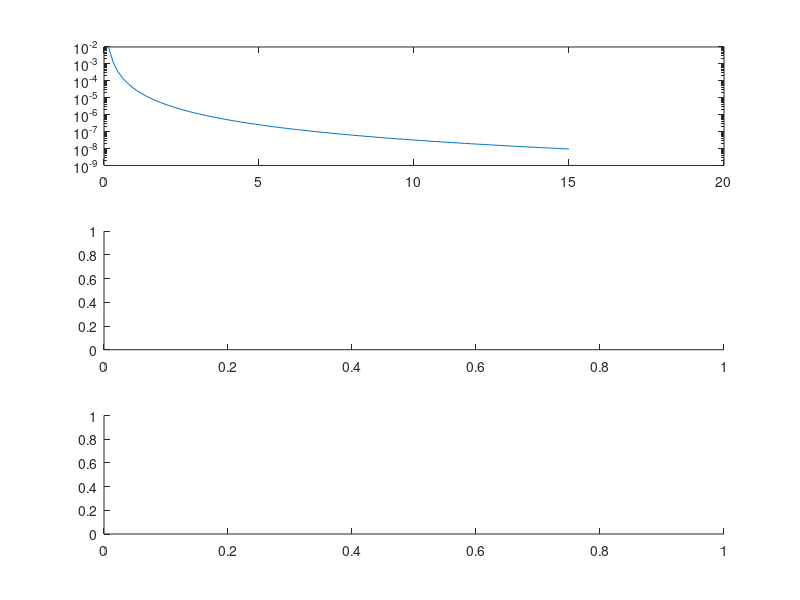

Write the MATLAB code that produced this figure. (Note: this script raises an error after producing the figure.)
%%
mu0 = 1.2566e-06;
M = 8.22e22; % A m^2
RE = 6.3712e+03; % km
h = 150;

r0 = RE;
th0 = 90-60; % at field line crossing Earth's surface, from lat to colat
r1 = RE + h;
th2 = 90; % at equatorial plan

% We have r1 = Re+h, th2=90 deg, we need to get th1, r2 

th1 = asind(sqrt((RE+h)/4/RE)*sind(th0));
%th1 = 30; % trying to see if assuming th2 = th0 changes anything?
r2 = r0*sind(th2)^2/sind(th0)^2;


f_B = @(r,th) mu0*M/(4*pi*r^3)*sqrt(1+3*cosd(th)^2);
f_Bth = @(th) mu0*M/(4*pi*(4*RE)^3)*sqrt(1+3*cosd(th)^2)/sind(th)^6;

B1 = f_B(r1,th1);
B2 = f_B(r2,th2);

pa1 = 90; % mirroring

pa2 = asind(sqrt(B2/B1)*sind(pa1));

B2B1 = (sqrt(1+3*cosd(th2))/sind(th2)^6)/(sqrt(1+3*cosd(th1))/sind(th1)^6);
B2B1_th90 = (sqrt(1+3*0)/1^6)/(sqrt(1+3*cosd(th1))/sind(th1)^6);

pa2 = asind(sqrt(B2B1_th90));

%% c
h = 100; % km
th0 = 90-[15 30 45 60 70];
th0 = 90-60;
th1 = asind(sqrt((RE+h)/RE)*sind(th0));

B2B1 = sind(th1).^6./sqrt(1+3*cosd(th1).^2);
pa2 = asind(sqrt(B2B1));

pa2_rad = pa2*pi/180;
losscone_solidangle = (1-cos(pa2_rad))*2*pi; 


%% Plasma pause radius
mu0 = 1.2566e-06;
RE = 6.3712e+06; % m
M = 8.22e22; % A m^2
wE = 2*pi/(24*60*60); % Earth's rotation frequency, rad/s
Econv = 1*[0.5 2]*1e3/(RE); % kV/RE - > V/m (to have V in SI units)
r = (mu0*M*wE./(4*pi*Econv)).^(1/2);

Bz = @(r) mu0*M./(4*pi*r.^3);
vcorot = @(r) wE.*r;
Ecorot = @(r) Bz(r).*vcorot(r);
vconv = @(r,Econv) Econv./Bz(r);

rmin = 0; rmax = 15*RE;
rvec = linspace(rmin,rmax,100);

colors = [     0    0.4470    0.7410;...
          0.8500    0.3250    0.0980;...
          0.9290    0.6940    0.1250];
clear h
nrows = 3; ncols = 1; ipanel = 0;
for irow = 1:nrows, for icol = 1:ncols, ipanel = ipanel + 1; h(ipanel) = subplot(nrows,ncols,ipanel); end, end
isub = 1;

hca = h(isub); isub = isub + 1;
semilogy(hca,rvec/RE,Bz(rvec))
hca.YTick = 10.^(-7:1:10);
hca.YLabel.String = 'Magnetic field (T)';
hca.XLabel.String = 'Radius (R_E)';

hca = h(isub); isub = isub + 1;
semilogy(hca,rvec/RE,vcorot(rvec))
hca.YTick = 10.^(-7:1:10);
hca.YLabel.String = 'Speed (m/s)';
hca.XLabel.String = 'Radius (R_E)';

hca = h(isub); isub = isub + 1;
set(hca,'ColorOrder',colors(1:3,:))
hl = semilogy(hca,rvec/RE,Ecorot(rvec),...
                  [rmin rmax]/RE,Econv(1)*[1 1],...
                  [rmin rmax]/RE,Econv(2)*[1 1]);
hold(hca,'on')
set(hca,'ColorOrder',colors(2:3,:))
semilogy(r(1)/RE,Econv(1),'*')
semilogy(r(2)/RE,Econv(2),'*')
hold(hca,'off')
hca.YTick = 10.^(-7:1:10);
hca.YLabel.String = 'Electric field (V/m)';
hca.XLabel.String = 'Radius (R_E)';

c_eval('h(?).FontSize = 14;',1:numel(h))
c_eval('h(?).XTick = [0:2:20];',1:numel(h))
c_eval('h(?).XGrid = ''on''; h(?).YGrid = ''on'';',1:numel(h))
hl = findobj(gcf,'type','line');
c_eval('hl(?).LineWidth = 2;',1:numel(hl))
c_eval('h(?).LineWidth = 1;',1:numel(h))
compact_panels(0.02,0.00)